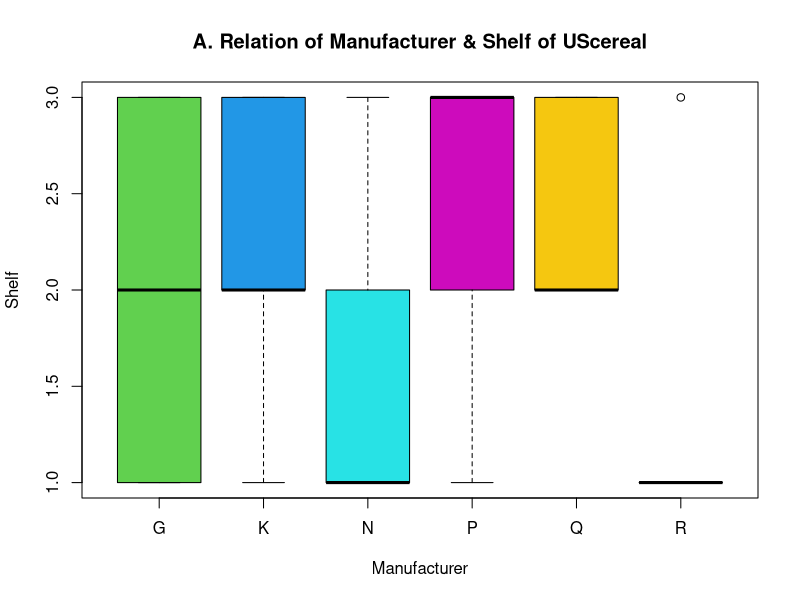
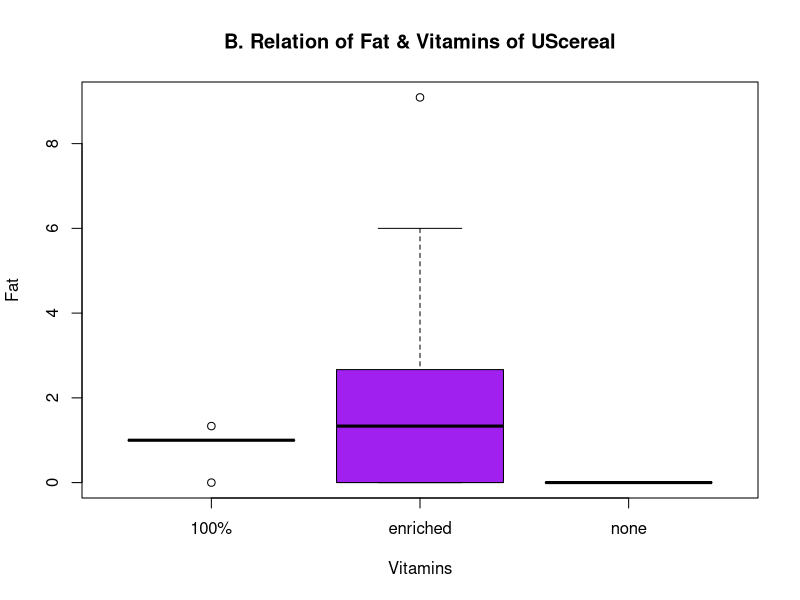
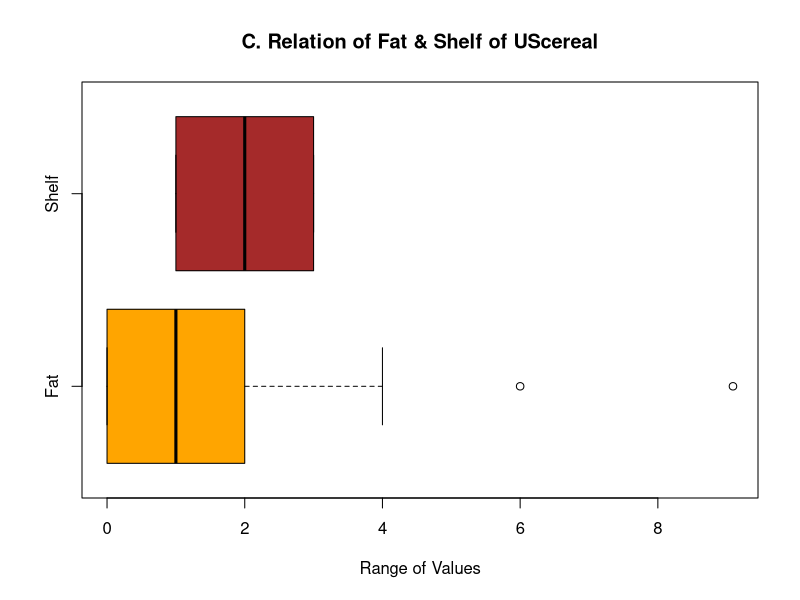
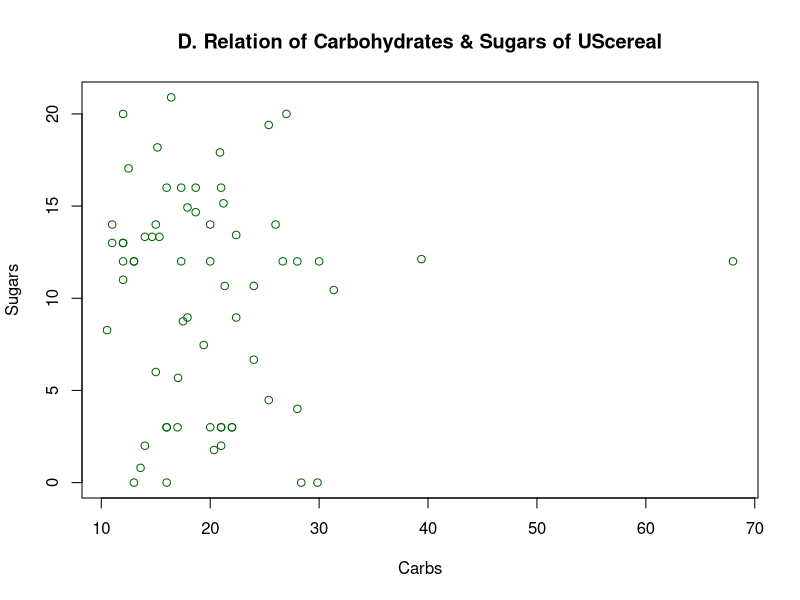
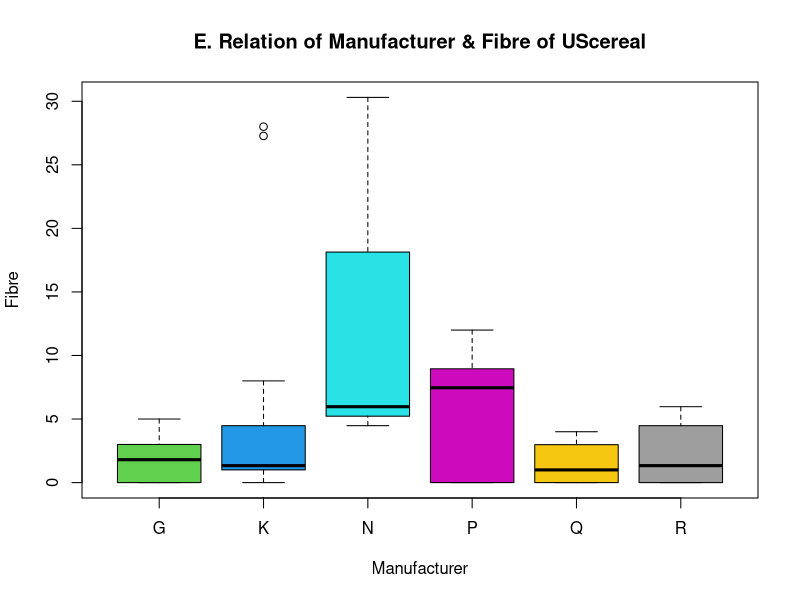
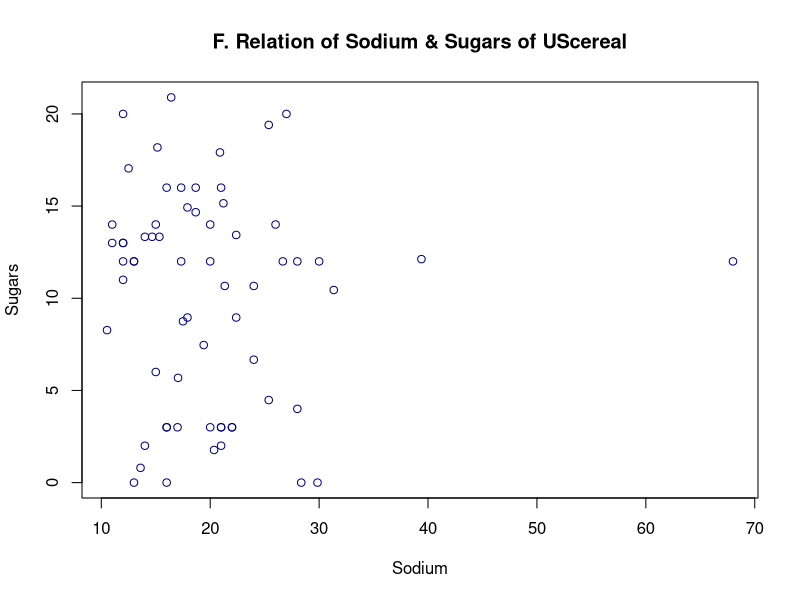

The R source for these figures, in order:
library('MASS')

attach(UScereal)

# A. Relation of Manufacturer & Shelf
plot(
  x = UScereal$mfr,
  y = UScereal$shelf,
  xlab = 'Manufacturer',
  ylab = 'Shelf',
  main = 'A. Relation of Manufacturer & Shelf of UScereal',
  col = c(3:7)
)

# B. Relation of Fat & Vitamins
plot(
  x = UScereal$vitamins,
  y = UScereal$fat,
  xlab = 'Vitamins',
  ylab = 'Fat',
  main = 'B. Relation of Fat & Vitamins of UScereal',
  col = 'purple'
)

# C. Relation of Fat & Shelf
boxplot(
  x = UScereal$fat,
  UScereal$shelf,
  names = c('Fat', 'Shelf'),
  main = 'C. Relation of Fat & Shelf of UScereal',
  col = c('orange','brown'),
  horizontal = TRUE,
  xlab = 'Range of Values'
)

# D. Relation of Carbohydrates & Sugars
plot(
  x = UScereal$carbo,
  y = UScereal$sugars,
  xlab = 'Carbs',
  ylab = 'Sugars',
  main = 'D. Relation of Carbohydrates & Sugars of UScereal',
  col = 'dark green'
)

# E. Relation of Manufacturer & Fibre
plot(
  x = UScereal$mfr,
  y = UScereal$fibre,
  xlab = 'Manufacturer',
  ylab = 'Fibre',
  main = 'E. Relation of Manufacturer & Fibre of UScereal',
  col = c(3:8)
)

# F. Relation of Sodium & Sugars
plot(
  x = UScereal$carbo,
  y = UScereal$sugars,
  xlab = 'Sodium',
  ylab = 'Sugars',
  main = 'F. Relation of Sodium & Sugars of UScereal',
  col = 'dark blue'
)